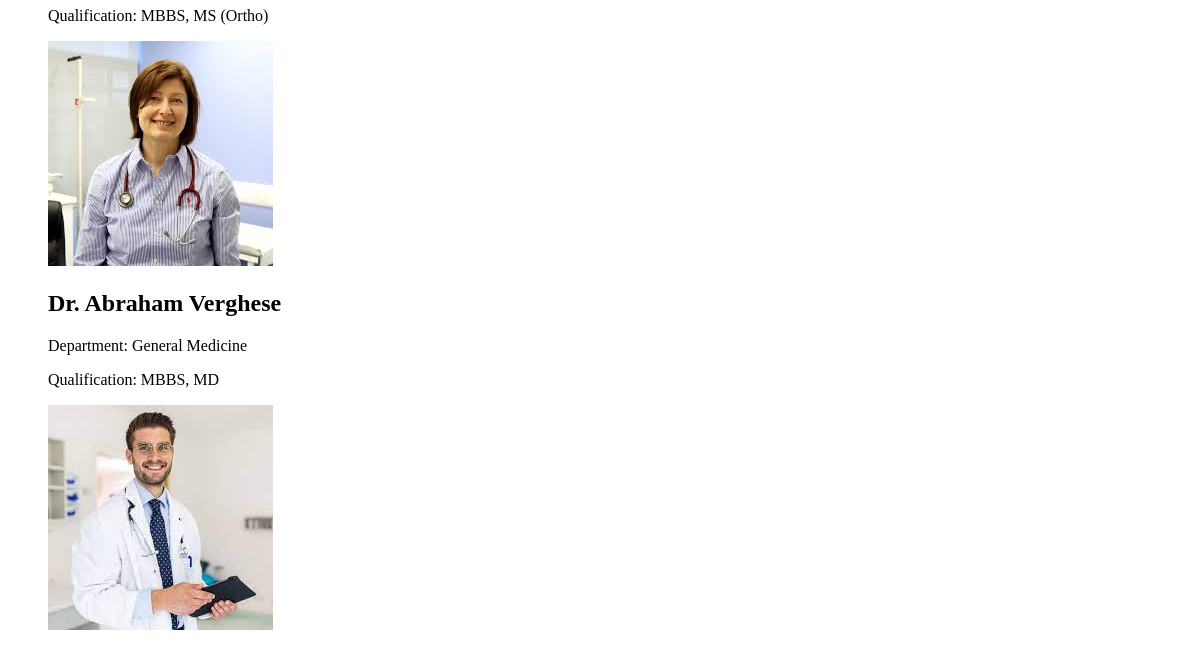
The page /doctors/ (lower part) on the database as committed earlier.
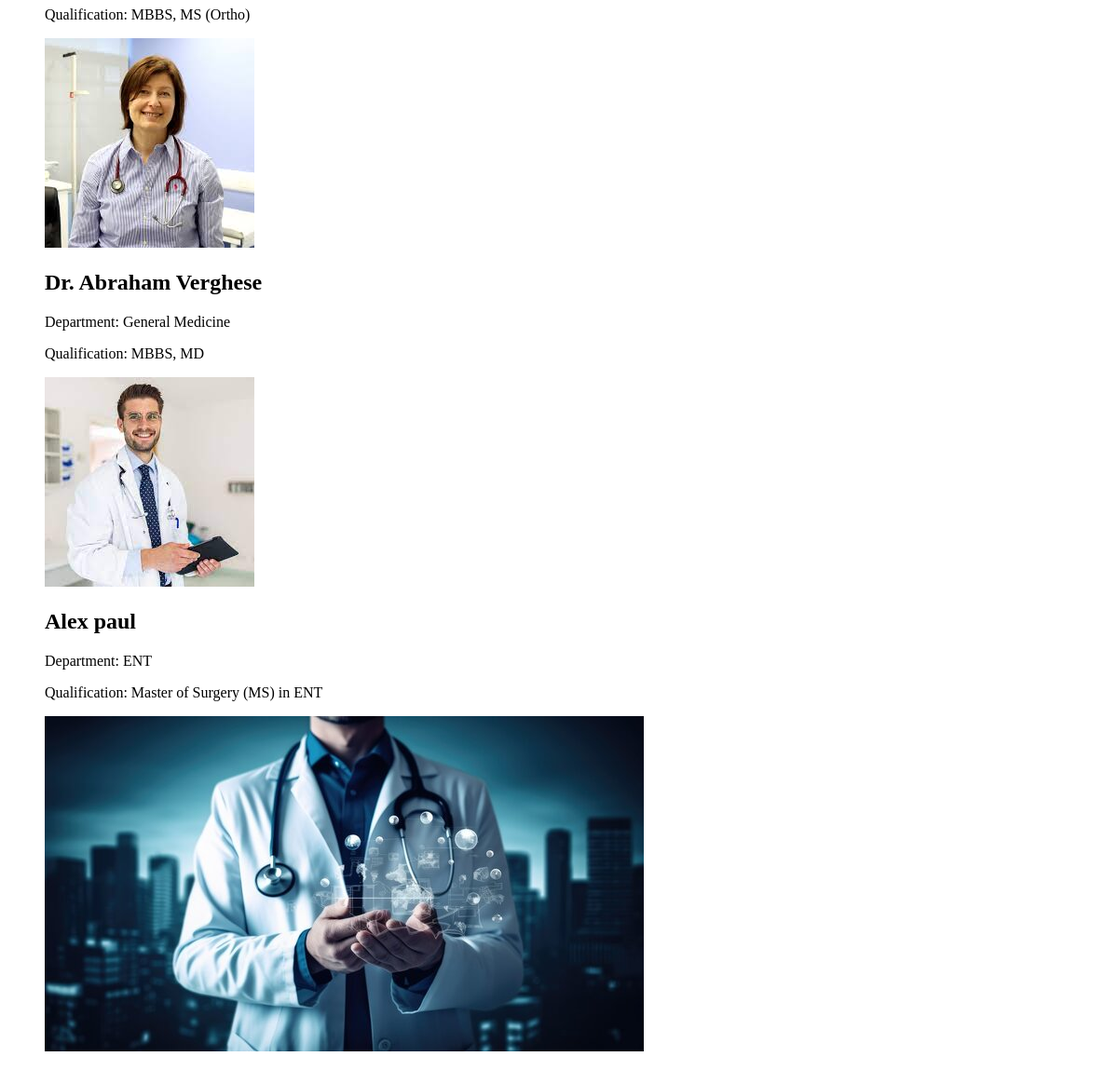
The same page on the database as committed later.
### home/models.py (models this page shows, shortened)
class Doctors(models.Model):
    docname = models.CharField(max_length=200)
    depname = models.ForeignKey(Department,on_delete=models.CASCADE)
    qualification = models.CharField(max_length=200)
    docimage= models.ImageField(upload_to='docimage/', blank=True, null=True)

class Department(models.Model):
    depname = models.CharField(max_length=200)
    depdescription = models.TextField()
    def __str__(self):
        return self.depname

### home/views.py (the view)
# urls.py: path('doctors/', views.doctors, name='doctors'),
def doctors(request):
    context = {
        'doc': Doctors.objects.all()
    }
    return render(request,'home/doctors.html', context)

### home/templates/home/doctors.html (shortened to what this page needs)
<!DOCTYPE html>
{% extends "home/base.html" %}
{% block content %}
<body>
    <ul>
        {% for d in doc %}
            <div>
                <h2>{{ d.docname }}</h2>
                <p>Department: {{ d.depname }}</p>
                <p>Qualification: {{ d.qualification }}</p>
                {% if d.docimage %}
                    <img src="{{ d.docimage.url }}" alt="{{ d.docname }} Image">
                {% else %}
                    <p>Nil</p>
                {% endif %}
            </div>
        {% endfor %}
    </ul>
</body>
</html>
{% endblock content %}

### home/templates/home/base.html (shortened to what this page needs)
{% load static %}
<!DOCTYPE html>
<html>
<head>
</head>
<body>
<main>
{% block content %}{% endblock %}
</body>
</html>

Rows that differ between the two databases and show on the page:
added Doctors: docname "Alex paul", depname "ENT", qualification "Master of Surgery (MS) in ENT", docimage (picture)
